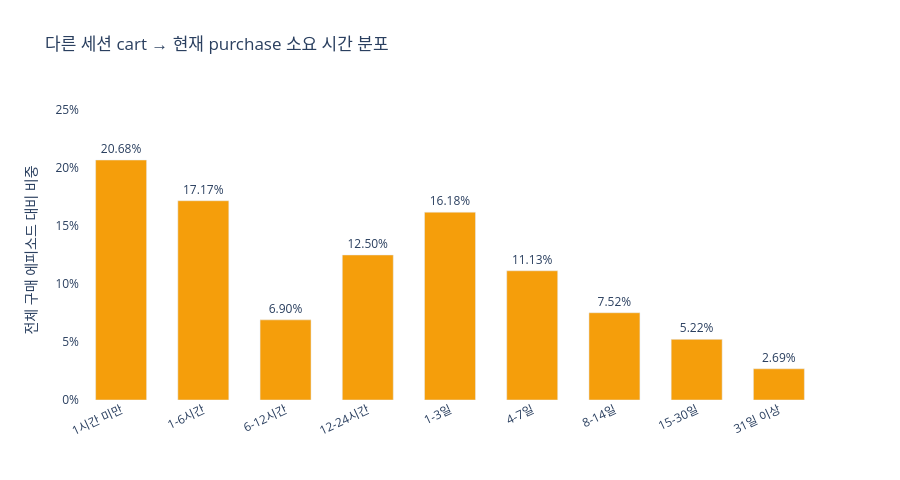

Notebook code for this chart:
### Code cell
fig = px.bar(
    delay_overall,
    x='기간구간',
    y='전체비율_pct',
    text='전체비율_pct',
    custom_data=['구매에피소드수', '누적비율_pct'],
    category_orders={'기간구간': delay_order},
    color_discrete_sequence=[color_map['cart']],
    title='다른 세션 cart → 현재 purchase 소요 시간 분포',
)
fig.update_traces(
    width=0.62,
    texttemplate='%{text:.2f}%',
    textposition='outside',
    cliponaxis=False,
    hovertemplate=(
        '%{x}<br>전체 비중 %{y:.2f}%<br>'
        '구매 에피소드 %{customdata[0]:,.0f}<br>'
        '누적 비중 %{customdata[1]:.2f}%<extra></extra>'
    ),
)
fig.update_layout(
    yaxis_title='전체 구매 에피소드 대비 비중',
    xaxis_title='',
    yaxis_range=[0, delay_overall['전체비율_pct'].max() * 1.25],
    plot_bgcolor='white',
    bargap=0.30,
    height=480,
)
fig.update_yaxes(ticksuffix='%')
fig.update_xaxes(tickangle=-25)
fig.show()

### Figure 1 — Plotly figure (JSON) as saved in the notebook; plotly's stock layout.template omitted (floating-point values rounded to 4 significant figures)
{"data": [{"cliponaxis": false, "customdata": [[106600.0, 20.68], [88480.0, 37.85], [35590.0, 44.75], [64410.0, 57.25], [83410.0, 73.43], [57390.0, 84.57], [38750.0, 92.08], [26920.0, 97.31], [13870.0, 100.0]], "hovertemplate": "%{x}<br>전체 비중 %{y:.2f}%<br>구매 에피소드 %{customdata[0]:,.0f}<br>누적 비중 %{customdata[1]:.2f}%<extra></extra>", "legendgroup": "", "marker": {"color": "#F59E0B", "pattern": {"shape": ""}}, "name": "", "orientation": "v", "showlegend": false, "text": [20.68, 17.17, 6.905, 12.5, 16.18, 11.13, 7.519, 5.224, 2.691], "textposition": "outside", "texttemplate": "%{text:.2f}%", "type": "bar", "width": 0.62, "x": ["1시간 미만", "1-6시간", "6-12시간", "12-24시간", "1-3일", "4-7일", "8-14일", "15-30일", "31일 이상"], "xaxis": "x", "y": [20.68, 17.17, 6.905, 12.5, 16.18, 11.13, 7.519, 5.224, 2.691], "yaxis": "y"}], "layout": {"bargap": 0.3, "barmode": "relative", "height": 480, "legend": {"tracegroupgap": 0}, "plot_bgcolor": "white", "title": {"text": "다른 세션 cart → 현재 purchase 소요 시간 분포"}, "xaxis": {"anchor": "y", "categoryarray": ["1시간 미만", "1-6시간", "6-12시간", "12-24시간", "1-3일", "4-7일", "8-14일", "15-30일", "31일 이상"], "categoryorder": "array", "domain": [0, 1], "tickangle": -25, "title": {"text": ""}}, "yaxis": {"anchor": "x", "domain": [0, 1], "range": [0, 25.85], "ticksuffix": "%", "title": {"text": "전체 구매 에피소드 대비 비중"}}}}
